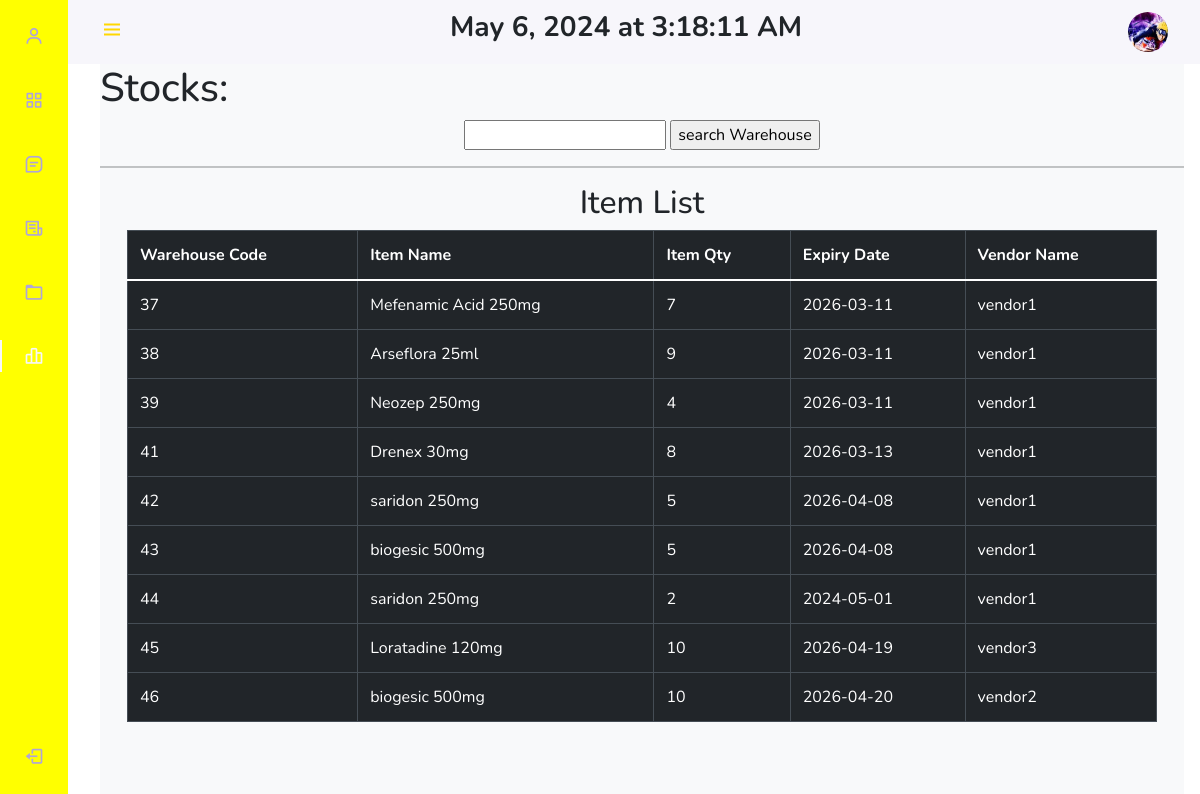
The app's page /pages/user/user_rdu_view_stock.php (signed in) with its own data.
### tables this page shows
CREATE TABLE `accounts` (
  `id` int(11) NOT NULL,
  `username` varchar(50) NOT NULL,
  `password` varchar(256) DEFAULT NULL,
  `email` varchar(100) NOT NULL,
  `role_as` int(11) NOT NULL,
  `picture` varchar(255) DEFAULT NULL
);

CREATE TABLE `warehouse` (
  `warehouse_code` int(11) NOT NULL,
  `item_name` varchar(50) NOT NULL,
  `item_qty` int(11) NOT NULL,
  `expiry_date` date NOT NULL,
  `vendor_name` varchar(255) NOT NULL
);

### pages/user/user_rdu_view_stock.php (the view, shortened to what this page needs)
<?php
include '../../database/config.php';
?>
<!DOCTYPE html>
<html lang="en">
<head>
    <?php include "user_ham.php";?>
    <div class="height-100 bg-light">
<h1>Stocks:</h1>
<center>
<form method='GET' action='user_search_item.php'>
    <input type='text' name='search'>
    <input type='submit' name='submit' value='search Warehouse'>
</form>
</center>
<hr />
  <div class='container'>
            <div class='row'>
<?php
$data= "SELECT * FROM warehouse";
$result = mysqli_query($conn, $data);
if(mysqli_num_rows($result)> 0){
    echo"<h2><center>Item List</center></h2>
    <section class='intro'>
        <div class='gradient-custom-2 h-100'>
            <div class='mask d-flex align-items-center h-100'>
                <div class='container'>
                    <div class='row justify-content-center'>
                        <div class='col-12'>
                            <div class='table-responsive'>
                                <table class='table table-dark table-bordered mb-0'>
                                    <thead>
                                        <tr>
                                            <th scope='col'>Warehouse Code</th>
                                            <th scope='col'>Item Name</th>
                                            <th scope='col'>Item Qty</th>
                                            <th scope='col'>Expiry Date</th>
                                            <th scope='col'>Vendor Name</th>
                                        </tr>
                                    </thead>
                                    <tbody>";
    while($row=mysqli_fetch_assoc($result)){
        $warehouse_code=$row['warehouse_code'];
        $item_name_warehouse=$row['item_name'];
        $item_qty=$row['item_qty'];
        $expiry_date=$row['expiry_date'];
        $vendor_name=$row['vendor_name'];
        echo "<tr>";
                                            echo "<td>" . $warehouse_code. "</td>";
                                            echo "<td>" .$item_name_warehouse . "</td>";
                                            echo "<td>" .$item_qty . "</td>";
                                            echo "<td>" . $expiry_date . "</td>";
                                            echo "<td>" . $vendor_name . "</td>";
                                            echo "</tr>";
    }
    echo"</tbody>
                                </table>
                            </div>
                        </div>
                    </div>
                </div>
            </div>
        </div>
    </section>
    <br/>
        ";
}else{
    echo"Database is EMPTY";
}
?>
                            </div>
                        </div>
                    </div>
    <br/>
</body>
</html>

### pages/user/user_ham.php (shortened to what this page needs)
<?php
include "../../database/config.php";
$usn = $_SESSION['user_name'];
$sql = "SELECT picture FROM accounts WHERE username = '$usn'";
$result = mysqli_query($conn, $sql);
if ($result->num_rows > 0) {
$row = $result->fetch_assoc();
$picture_name = $row["picture"];
}
?>
    <link rel="stylesheet" href="https://code.jquery.com/ui/1.13.2/themes/base/jquery-ui.css">
   <link rel="stylesheet" href="https://cdn.jsdelivr.net/npm/bootstrap@5.0.0-beta1/dist/css/bootstrap.min.css">
    <link rel="stylesheet" href="https://cdn.jsdelivr.net/npm/bootstrap@5.0.0-beta1/dist/js/bootstrap.bundle.min.js">
    <link rel="stylesheet" href="https://cdnjs.cloudflare.com/ajax/libs/jquery/3.2.1/jquery.min.js">
    <link rel="stylesheet" href="https://cdn.jsdelivr.net/npm/boxicons@latest/css/boxicons.min.css">
    <link href="https://cdn.jsdelivr.net/npm/select2@4.1.0-rc.0/dist/css/select2.min.css" rel="stylesheet" />
   <link rel="stylesheet" href="https://stackpath.bootstrapcdn.com/bootstrap/4.5.2/css/bootstrap.min.css">
   <link rel="stylesheet" href="https://cdn.jsdelivr.net/npm/sweetalert2@10"></link>
</head>
<?php
 if($_SESSION['role_as'] == '3') {
    echo"
   <body>
    <body id='body-pd'>
    <header class='header' id='header'>
        <div class='header_toggle'> <i class='bx bx-menu' id='header-toggle' style='color:#FFD700 !important;'></i> </div>
        <div class='header_time'>
            <h3><b><span id='current_datetime'></span></b></h3>
        </div>
        <div class='header_img'><img src='../../img/$picture_name' alt=''></div>
    </header>
    <div class='l-navbar' id='nav-bar' style = 'background-color:yellow !important;' >
        <nav class='nav' >
            <div>
                <a href='user_view_profile.php' class='nav_link'> <i class='bx bx-user nav_icon'></i> <span class='nav_name'>View Profile</span> </a>
                <div class='nav_list'>
                    <a href='user_page.php' class='nav_link active'> <i class='bx bx-grid-alt nav_icon'></i> <span class='nav_name'>Dashboard</span> </a>
                 <a href='user_rdu_send.php' class='nav_link'> <i class='bx bx-message-square-detail nav_icon'></i> <span class='nav_name'>Push Order</span> </a>
                 <a href ='user_rdu_received_item.php' class='nav_link'> <i class='bx bx-receipt nav_icon'></i> <span class='nav_name'>Received Deliver</span> </a>
                  <a href='user_rdu_view_deliver_received.php' class='nav_link'> <i class='bx bx-folder nav_icon'></i> <span class='nav_name'>Deliver Received</span> </a>
                  <a href='user_rdu_view_stock.php' class='nav_link'> <i class='bx bx-bar-chart-alt-2 nav_icon'></i> <span class='nav_name'>View Stocks</span> </a>
            </div>
            </div> <a href='../../actions/logout.php' class='nav_link'> <i class='bx bx-log-out nav_icon'></i> <span class='nav_name'>SignOut</span> </a>
        </nav>
    </div>
    ";
 }
?>

### pages/user/user_ham.php (style rules this page uses)
:root { --header-height: 3rem;--nav-width: 68px;--first-color: #4723D9;--first-color-light: #AFA5D9;--white-color: #F7F6FB;--body-font: 'Nunito', sans-serif;--normal-font-size: 1rem;--z-fixed: 100 }
*,::before,::after { box-sizing: border-box }
body { position: relative;margin: var(--header-height) 0 0 0;padding: 0 1rem;font-family: var(--body-font);font-size: var(--normal-font-size);transition: .5s }
a { text-decoration: none }
.header { width: 100%;height: var(--header-height);position: fixed;top: 0;left: 0;display: flex;align-items: center;justify-content: space-between;padding: 0 1rem;background-color: var(--white-color);z-index: var(--z-fixed);transition: .5s }
.header_toggle { color: var(--first-color);font-size: 1.5rem;cursor: pointer }
.header_img { width: 35px;height: 35px;display: flex;justify-content: center;border-radius: 50%;overflow: hidden }
.header_img img { width: 40px }
.l-navbar { position: fixed;top: 0;left: -30%;width: var(--nav-width);height: 100vh;background-color: var(--first-color);padding: .5rem 1rem 0 0;transition: .5s;z-index: var(--z-fixed) }
.nav { height: 100%;display: flex;flex-direction: column;justify-content: space-between;overflow: hidden }
.nav_logo, .nav_link { display: grid;grid-template-columns: max-content max-content;align-items: center;column-gap: 1rem;padding: .5rem 0 .5rem 1.5rem }
.nav_link { position: relative;color: var(--first-color-light);margin-bottom: 1.5rem;transition: .3s }
.nav_icon { font-size: 1.25rem }
.active { color: var(--white-color) }
.active::before { content: '';position: absolute;left: 0;width: 2px;height: 32px;background-color: var(--white-color) }
.height-100 { height:100vh }
@media screen and (min-width: 768px) { body { margin: calc(var(--header-height) + 1rem) 0 0 0;padding-left: calc(var(--nav-width) + 2rem) } }
@media screen and (min-width: 768px) { .header { height: calc(var(--header-height) + 1rem);padding: 0 2rem 0 calc(var(--nav-width) + 2rem) } }
@media screen and (min-width: 768px) { .header_img { width: 40px;height: 40px } }
@media screen and (min-width: 768px) { .header_img img { width: 45px } }
@media screen and (min-width: 768px) { .l-navbar { left: 0;padding: 1rem 1rem 0 0 } }

### records on screen
accounts: picture (picture)
warehouse: warehouse_code "37", item_name "Mefenamic Acid 250mg", item_qty "7", expiry_date "2026-03-11", vendor_name "vendor1"
warehouse: warehouse_code "38", item_name "Arseflora 25ml", item_qty "9", expiry_date "2026-03-11", vendor_name "vendor1"
warehouse: warehouse_code "39", item_name "Neozep 250mg", item_qty "4", expiry_date "2026-03-11", vendor_name "vendor1"
warehouse: warehouse_code "41", item_name "Drenex 30mg", item_qty "8", expiry_date "2026-03-13", vendor_name "vendor1"
warehouse: warehouse_code "42", item_name "saridon 250mg", item_qty "5", expiry_date "2026-04-08", vendor_name "vendor1"
warehouse: warehouse_code "43", item_name "biogesic 500mg", item_qty "5", expiry_date "2026-04-08", vendor_name "vendor1"
warehouse: warehouse_code "44", item_name "saridon 250mg", item_qty "2", expiry_date "2024-05-01", vendor_name "vendor1"
warehouse: warehouse_code "45", item_name "Loratadine 120mg", item_qty "10", expiry_date "2026-04-19", vendor_name "vendor3"
warehouse: warehouse_code "46", item_name "biogesic 500mg", item_qty "10", expiry_date "2026-04-20", vendor_name "vendor2"
